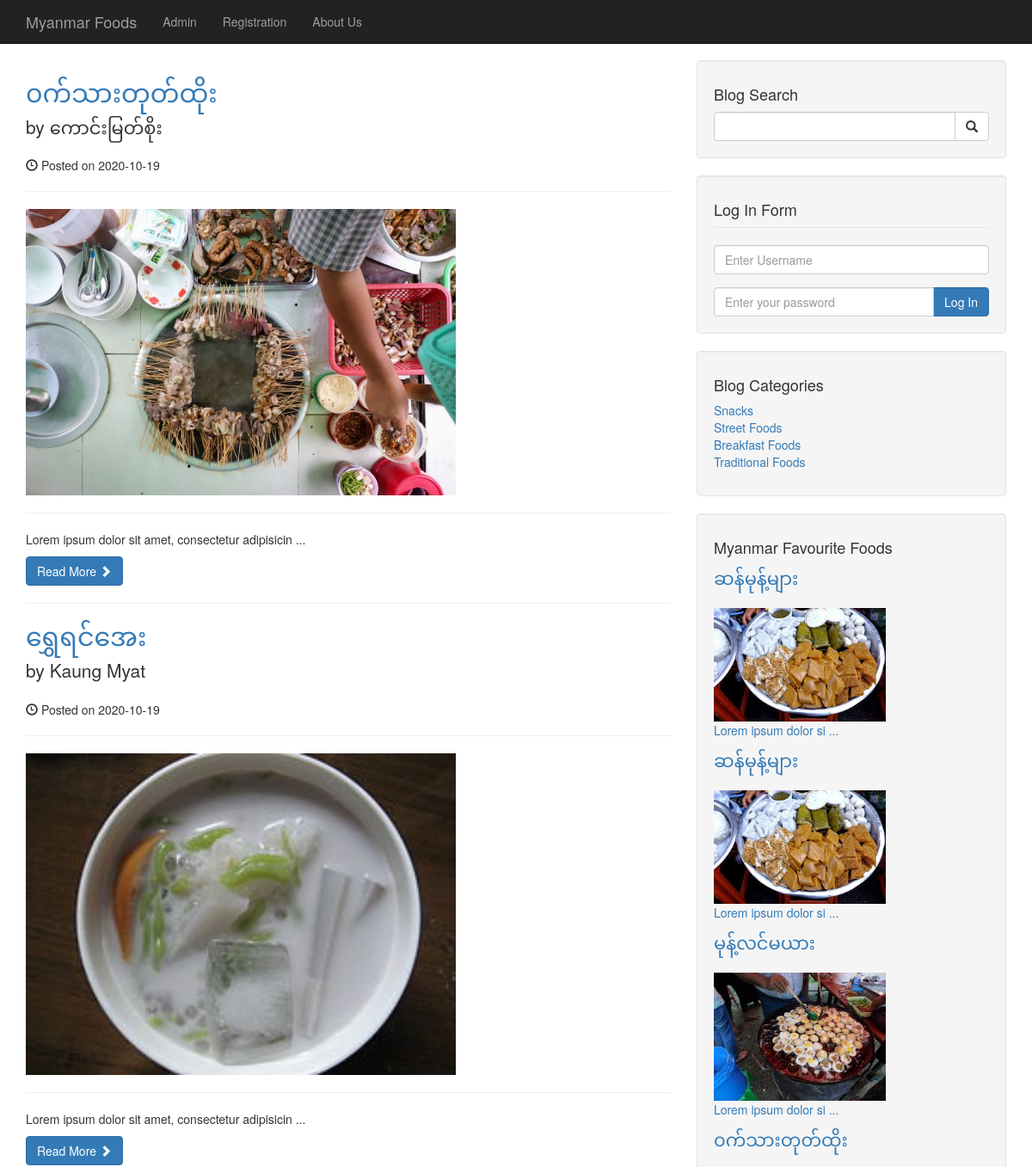
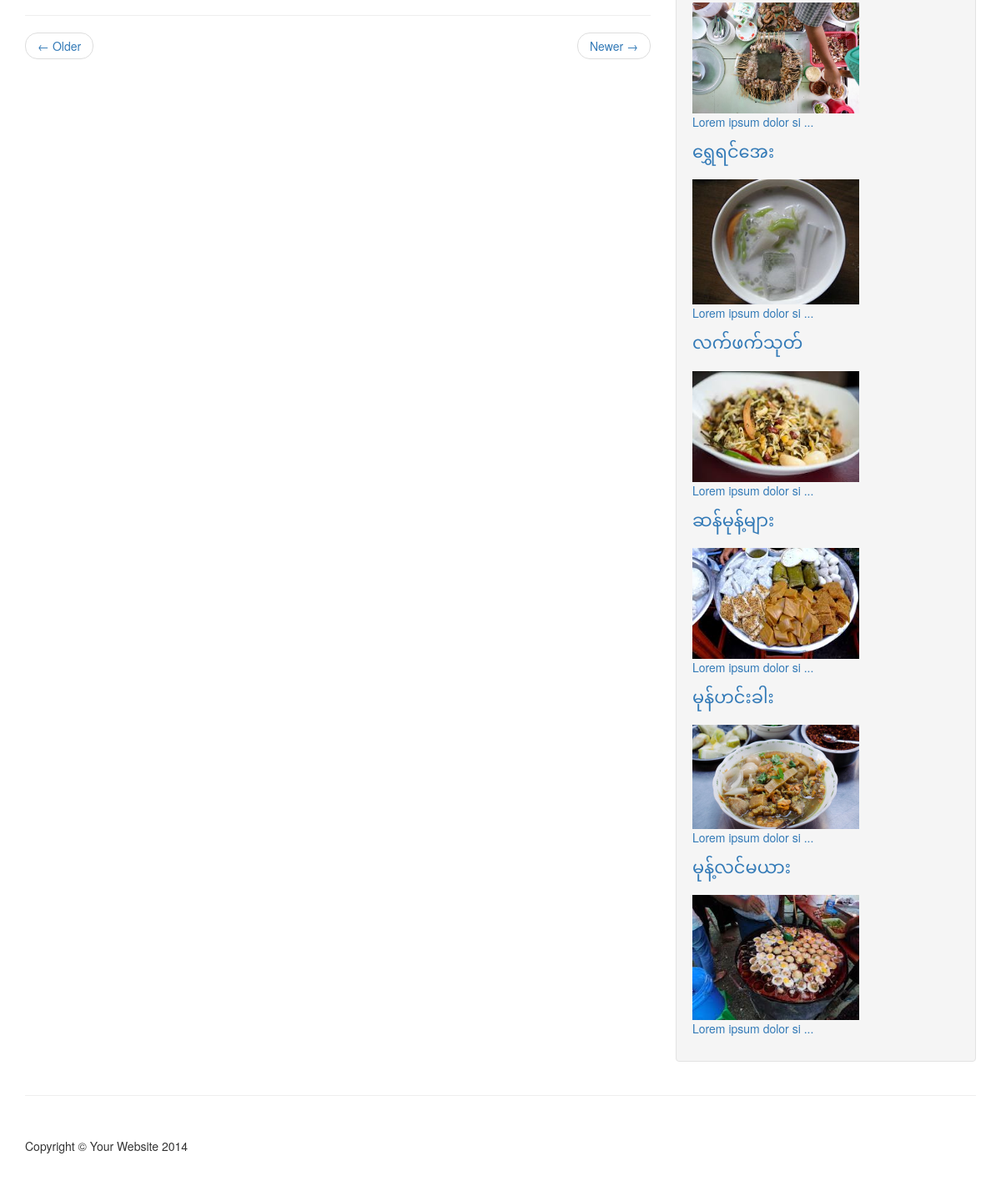
The page /post_categories.php?cat_id=3 on the database its author committed (2 pictures, top to bottom).
### tables this page shows
CREATE TABLE `post` (
  `post_id` int(11) NOT NULL,
  `post_cat_id` int(11) NOT NULL,
  `post_title` varchar(100) NOT NULL,
  `post_author` varchar(100) NOT NULL,
  `post_date` date NOT NULL,
  `post_image` varchar(200) NOT NULL,
  `post_tag` varchar(100) NOT NULL,
  `post_content` text NOT NULL
);

CREATE TABLE `categories` (
  `cat_id` int(11) NOT NULL,
  `cat_title` varchar(100) NOT NULL
);

### admin/functions.php (called while the page is built, shortened)
<?php
	function escape($string){
		global $con;
		return mysqli_real_escape_string($con, $string);
	}
 ?>

### post_categories.php (the view, shortened to what this page needs)
<?php include_once "include_user/header_user.php" ?>
<?php include_once "include_user/nav_user.php" ?>
    <div class="container">
        <div class="row">
            <div class="col-md-8">
                <?php
                    if (isset($_GET['cat_id'])) :
                        $cat_id = intval($_GET['cat_id']);
                        $sql ="SELECT * FROM post WHERE post_cat_id = $cat_id ORDER BY post_id DESC";
                        $result = mysqli_query($con, $sql);
                        if (mysqli_num_rows($result) >0) {
                        while ($row = mysqli_fetch_assoc($result)):
                            $post_id = escape($row['post_id']);
                            $post_title = escape($row['post_title']);
                            $post_author = escape($row['post_author']);
                            $post_image = basename($row['post_image']);
                            $post_date = escape($row['post_date']);
                            $post_content = escape($row['post_content']);
                ?>
                <h2>
                    <a href="post.php?post_id=<?php echo "$post_id"; ?>"><?php echo "$post_title"; ?></a>
                </h2>
                <p class="lead">
                    by <?php echo "$post_author"; ?>
                </p>
                <p><span class="glyphicon glyphicon-time"></span> Posted on <?php echo "$post_date"; ?></p>
                <hr>
                <img class="img-responsive" height="300" width="500" src="images/<?php echo $post_image ?>" alt="">
                <hr>
                <p>
                    <?php echo substr($post_content, 0 ,50); ?>
                    <?php echo strlen($post_content) > 50 ? '...' : '' ?>
                </p>
                <a class="btn btn-primary" href="post.php?post_id=<?php echo "$post_id"; ?>">Read More <span class="glyphicon glyphicon-chevron-right"></span></a>
                <hr>
                <?php
                    endwhile;
                    }
                    else{
                        echo "<p>There is no posts<p>";
                    }
                    endif; ?>
                <ul class="pager">
                    <li class="previous">
                        <a href="#">&larr; Older</a>
                    </li>
                    <li class="next">
                        <a href="#">Newer &rarr;</a>
                    </li>
                </ul>
            </div>
            <div class="col-md-4">
                <?php include_once "include_user/sidebar_user.php" ?>
                <?php include_once "include_user/widget_user.php" ?>
            </div>
        </div>
<?php include_once "include_user/footer_user.php" ?>

### include_user/sidebar_user.php (shortened to what this page needs)
<div class="well">
    <h4>Blog Search</h4>
    <form method="post" action="search.php">
        <div class="input-group">
            <input type="text" name="post_tag" class="form-control">
            <span class="input-group-btn">
                <button class="btn btn-default" type="submit" name="search">
                    <span class="glyphicon glyphicon-search"></span>
            </button>
            </span>
        </div>
    </form>
</div>
<div class="well">
    <h4>Log In Form</h4>
    <legend></legend>
    <form method="post" action="include_user/login.php">
        <div class="form-group">
            <input type="text" name="username" class="form-control" placeholder="Enter Username">
        </div>
        <div class="input-group">
            <input type="password" class="form-control" name="password" placeholder="Enter your password">
            <span class="input-group-btn">
                <button class="btn btn-primary" type="submit" name='login'>
                    Log In
                </button>
            </span>
        </div>
    </form>
</div>
<div class="well">
    <h4>Blog Categories</h4>
    <div class="row">
        <div class="col-lg-12">
            <ul class="list-unstyled">
                <?php
                  $sql = "SELECT * FROM categories ORDER BY cat_id DESC";
                  $result = mysqli_query($con, $sql);
                  while ($row = mysqli_fetch_assoc($result)):
                    $cat_id = escape($row['cat_id']);
                    $cat_title = escape($row['cat_title']);
                ?>
                <li><a href="post_categories.php?cat_id=<?php echo "$cat_id"; ?>"><?php echo "$cat_title"; ?></a>
                </li>
                <?php endwhile; ?>
            </ul>
        </div>
    </div>
</div>

### include_user/widget_user.php (shortened to what this page needs)
<div class="well">
     <h4>Myanmar Favourite Foods</h4>
     <?php
	    $sql ="SELECT * FROM post ORDER BY post_id DESC LIMIT 0,10";
	    $result = mysqli_query($con, $sql);
	    while ($row = mysqli_fetch_assoc($result)):
	        $post_id = escape($row['post_id']);
	        $post_title = escape($row['post_title']);
	        $post_image = basename($row['post_image']);
	        $post_content = escape($row['post_content']);
	?>
     <a href="post.php?post_id=<?php echo "$post_id"; ?>">
     	<p class="lead"><?php echo "$post_title"; ?></p>
     	<img src="images/<?php echo $post_image; ?>" width="200px" class="img-responsive">
     	<p>
            <?php echo substr($post_content, 0 ,20); ?>
            <?php echo strlen($post_content) > 20 ? '...' : '' ?>
        </p>
     </a>
     <?php endwhile; ?>
</div>

### css/blog-home.css (style rules this page uses)
body { padding-top: 70px; }

### rows shown on the page
post: post_title "၀က်သားတုတ်ထိုး", post_author "ကောင်းမြတ်စိုး", post_date "2020-10-19", post_image (picture), post_content "Lorem ipsum dolor sit amet, consectetur adipisicin", post_content "Lorem ipsum dolor si"
post: post_title "ရွှေရင်အေး", post_author "Kaung Myat", post_date "2020-10-19", post_image (picture), post_content "Lorem ipsum dolor sit amet, consectetur adipisicin", post_content "Lorem ipsum dolor si"
categories: cat_title "Snacks"
categories: cat_title "Street Foods"
categories: cat_title "Breakfast Foods"
categories: cat_title "Traditional Foods"
post: post_title "ဆန်မုန့်များ", post_image (picture), post_content "Lorem ipsum dolor si"
post: post_title "ဆန်မုန့်များ", post_image (picture), post_content "Lorem ipsum dolor si"
post: post_title "မုန့်လင်မယား", post_image (picture), post_content "Lorem ipsum dolor si"
post: post_title "လက်ဖက်သုတ်", post_image (picture), post_content "Lorem ipsum dolor si"
post: post_title "ဆန်မုန့်များ", post_image (picture), post_content "Lorem ipsum dolor si"
post: post_title "မုန်ဟင်းခါး", post_image (picture), post_content "Lorem ipsum dolor si"
post: post_title "မုန့်လင်မယား", post_image (picture), post_content "Lorem ipsum dolor si"
